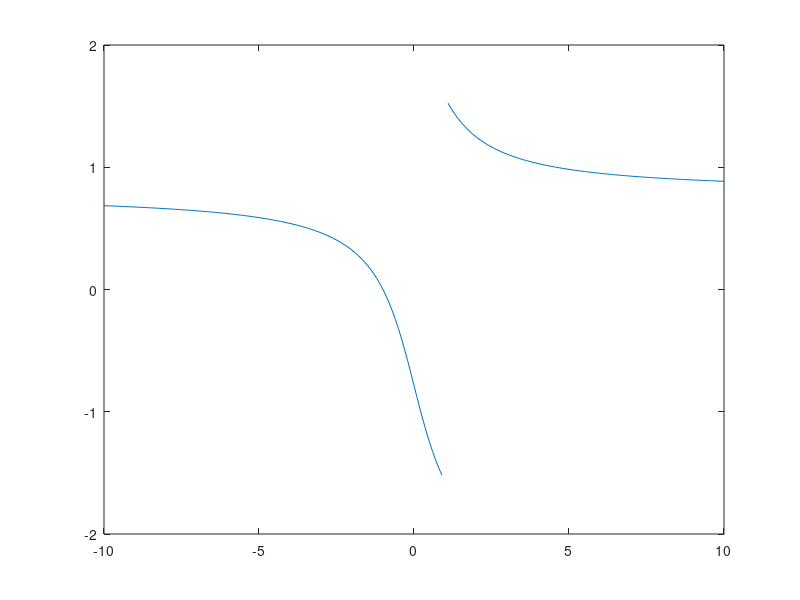
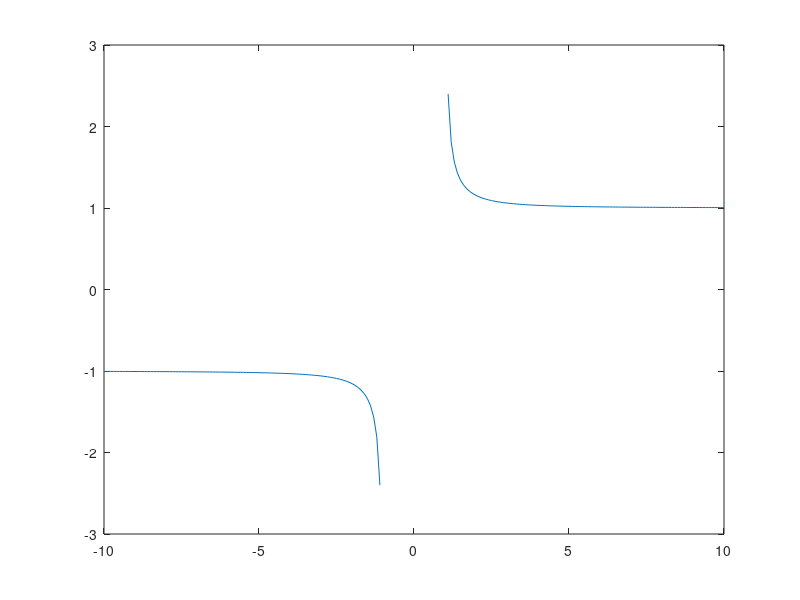
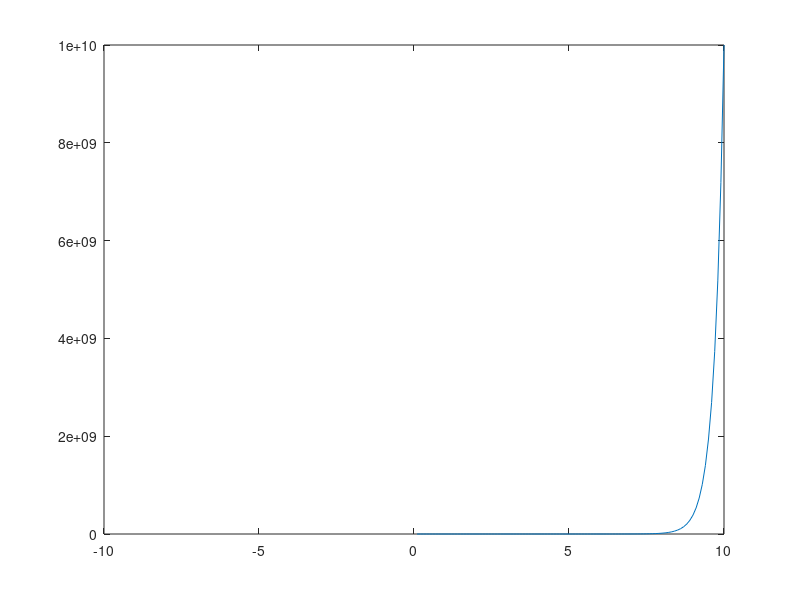

These figures' MATLAB source, in order:
clear
close all
clc

x=-10:0.1:10;
f=atan((x+1)./(x-1));
g=x./sqrt((x.^2)-1);
h=x.^x;
f(111)=NaN; %nebude fungovat pro jiny interval x, nic lepsiho me nenapadlo
g(imag(g)~=0)=nan;
h(imag(h)~=0)=nan;
f1=figure;
plot(x,f)
f2=figure;
plot(x,g)
f3=figure;
plot(x,h)